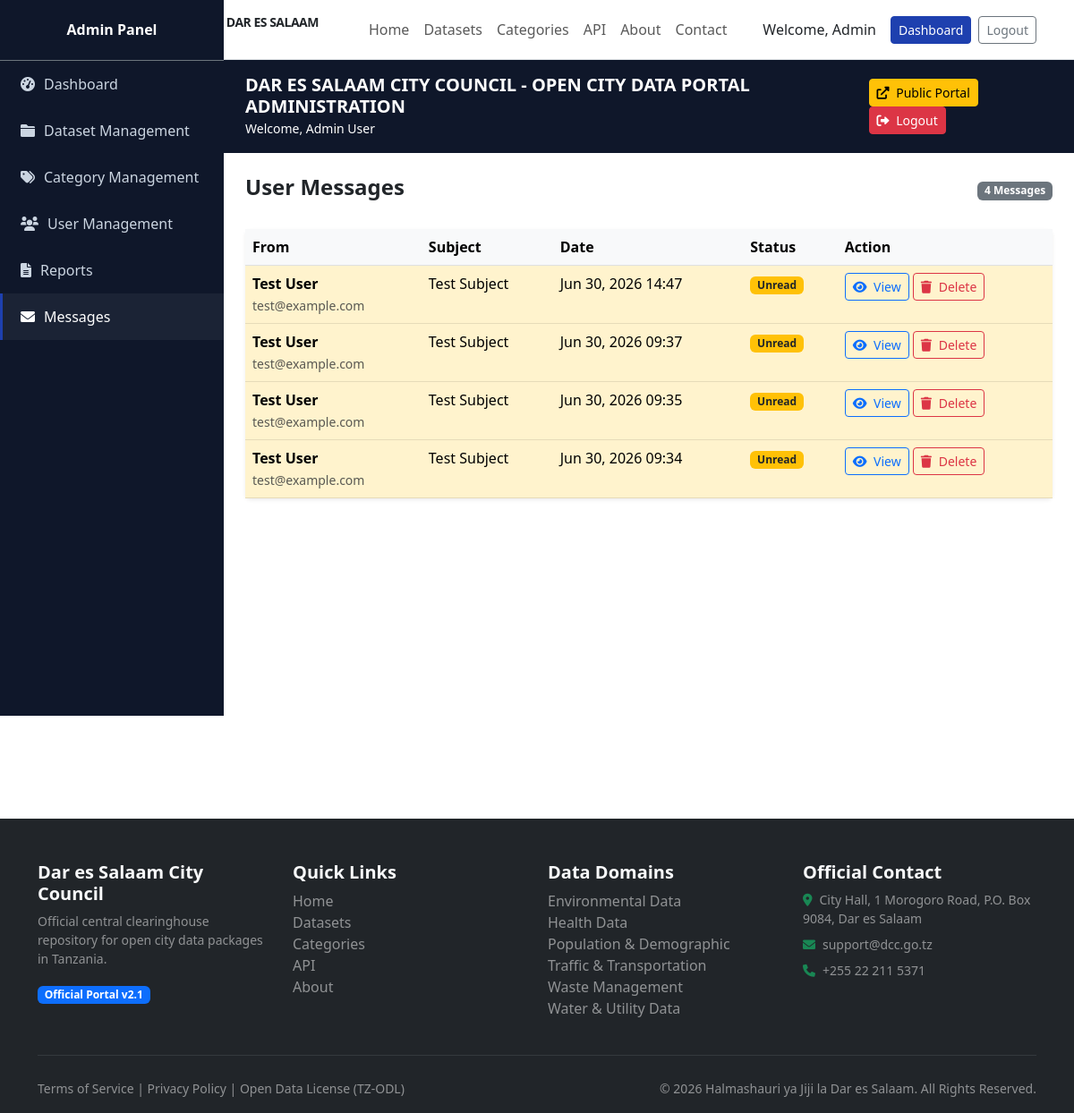
The app's page /admin-portal/messages/ (signed in) with its own data.
### core/models.py (models this page shows, shortened)
class ContactMessage(models.Model):
    full_name = models.CharField(max_length=200)
    email = models.EmailField()
    subject = models.CharField(max_length=300)
    message = models.TextField()
    is_read = models.BooleanField(default=False)
    created_at = models.DateTimeField(auto_now_add=True)
    class Meta:
        ordering = ['-created_at']

### datasets/models.py (models this page shows, shortened)
class Category(models.Model):
    ICON_CHOICES = [
        ('traffic', 'Traffic Light'),
        ('population', 'People'),
        ('waste', 'Waste Management'),
        ('health', 'Health Facility'),
        ('water', 'Water & Electricity'),
        ('environment', 'Environmental'),
    ]
    name = models.CharField(max_length=100)
    slug = models.SlugField(unique=True)
    description = models.TextField(blank=True)
    icon = models.CharField(max_length=50, choices=ICON_CHOICES, default='traffic')
    dataset_count = models.IntegerField(default=0)
    created_at = models.DateTimeField(auto_now_add=True)
    updated_at = models.DateTimeField(auto_now=True)
    class Meta:
        verbose_name_plural = 'Categories'
        ordering = ['name']

### admin_portal/views.py (the view)
# urls.py: path('messages/', admin_views.admin_messages, name='admin_messages'),
@login_required
@user_passes_test(is_admin)
def admin_messages(request):
    messages_list = ContactMessage.objects.all()
    return render(request, 'admin_portal/messages.html', {
        'messages_list': messages_list,
        'categories': Category.objects.all(),
    })

### admin_portal/views.py (called while the page is built)
def is_admin(user):
    return user.is_authenticated and hasattr(user, 'profile') and user.profile.role == 'admin'

### templates/admin_portal/messages.html
{% extends 'admin_portal/base_admin.html' %}
{% block admin_content %}
<div class="d-flex justify-content-between align-items-center mb-4">
    <h4 class="fw-bold">User Messages</h4>
    <span class="badge bg-secondary">{{ messages_list|length }} Messages</span>
</div>
<div class="card border-0 shadow-sm">
    <div class="card-body p-0">
        <table class="table table-hover mb-0">
            <thead class="table-light">
                <tr>
                    <th>From</th>
                    <th>Subject</th>
                    <th>Date</th>
                    <th>Status</th>
                    <th>Action</th>
                </tr>
            </thead>
            <tbody>
                {% for msg in messages_list %}
                <tr class="{% if not msg.is_read %}table-warning{% endif %}">
                    <td>
                        <strong>{{ msg.full_name }}</strong><br>
                        <small class="text-muted">{{ msg.email }}</small>
                    </td>
                    <td>{{ msg.subject }}</td>
                    <td>{{ msg.created_at|date:"M d, Y H:i" }}</td>
                    <td>
                        {% if msg.is_read %}
                            <span class="badge bg-success">Read</span>
                        {% else %}
                            <span class="badge bg-warning text-dark">Unread</span>
                        {% endif %}
                    </td>
                    <td>
                        <a href="{% url 'admin_portal:admin_message_read' msg.pk %}" class="btn btn-sm btn-outline-primary">
                            <i class="fas fa-eye me-1"></i> View
                        </a>
                        <a href="{% url 'admin_portal:admin_message_delete' msg.pk %}" class="btn btn-sm btn-outline-danger" onclick="return confirm('Are you sure you want to delete this message?')">
                            <i class="fas fa-trash me-1"></i> Delete
                        </a>
                    </td>
                </tr>
                {% empty %}
                <tr><td colspan="5" class="text-center text-muted py-4">No messages received yet.</td></tr>
                {% endfor %}
            </tbody>
        </table>
    </div>
</div>
{% endblock %}

### templates/base.html (shortened to what this page needs)
<!DOCTYPE html>
<html lang="en">
<head>
    <link href="https://cdn.jsdelivr.net/npm/bootstrap@5.3.0/dist/css/bootstrap.min.css" rel="stylesheet">
    <link href="https://cdnjs.cloudflare.com/ajax/libs/font-awesome/6.0.0/css/all.min.css" rel="stylesheet">
</head>
<body>
    <nav class="navbar navbar-expand-lg navbar-light bg-white border-bottom">
        <div class="container">
            <a class="navbar-brand d-flex align-items-center gap-2" href="/">
                <div class="rounded-circle bg-primary-custom text-white d-flex align-items-center justify-content-center fw-bold" style="width:40px;height:40px;">DSM</div>
                <div>
                    <div class="fw-bold text-dark" style="font-size:14px;">HALMASHAURI YA JIJI LA DAR ES SALAAM</div>
                    <div class="text-muted" style="font-size:12px;">Open City Data Portal</div>
                </div>
            </a>
            <div class="collapse navbar-collapse" id="nav">
                <ul class="navbar-nav mx-auto">
                    <li class="nav-item"><a class="nav-link" href="/">Home</a></li>
                    <li class="nav-item"><a class="nav-link" href="/datasets/">Datasets</a></li>
                    <li class="nav-item"><a class="nav-link" href="/categories/">Categories</a></li>
                    <li class="nav-item"><a class="nav-link" href="/api/v1/">API</a></li>
                    <li class="nav-item"><a class="nav-link" href="/about/">About</a></li>
                    <li class="nav-item"><a class="nav-link" href="/contact/">Contact</a></li>
                </ul>
                <div class="d-flex gap-2 align-items-center">
                    {% if user.is_authenticated %}
                        <span class="me-2">Welcome, {{ user.first_name }}</span>
                        {% if user.profile.role == 'admin' %}
                            <a href="/admin-portal/" class="btn btn-sm btn-primary">Dashboard</a>
                        {% else %}
                            <a href="/datasets/" class="btn btn-sm btn-outline-primary">Browse</a>
                        {% endif %}
                        <a href="/accounts/logout/" class="btn btn-sm btn-outline-secondary">Logout</a>
                    {% else %}
                        <a href="/accounts/signup/" class="btn btn-sm btn-outline-primary">Sign Up</a>
                        <a href="/accounts/login/" class="btn btn-sm btn-primary">Login</a>
                    {% endif %}
                </div>
            </div>
        </div>
    </nav>
    {% block content %}{% endblock %}
    <footer class="bg-dark text-light pt-5 pb-3 mt-5">
        <div class="container">
            <div class="row g-4">
                <div class="col-md-3">
                    <h5 class="fw-bold">Dar es Salaam City Council</h5>
                    <p class="small text-white-50">Official central clearinghouse repository for open city data packages in Tanzania.</p>
                    <span class="badge bg-primary">Official Portal v2.1</span>
                </div>
                <div class="col-md-3">
                    <h5 class="fw-bold">Quick Links</h5>
                    <ul class="list-unstyled">
                        <li><a href="/" class="text-white-50 text-decoration-none">Home</a></li>
                        <li><a href="/datasets/" class="text-white-50 text-decoration-none">Datasets</a></li>
                        <li><a href="/categories/" class="text-white-50 text-decoration-none">Categories</a></li>
                        <li><a href="/api/v1/" class="text-white-50 text-decoration-none">API</a></li>
                        <li><a href="/about/" class="text-white-50 text-decoration-none">About</a></li>
                    </ul>
                </div>
                <div class="col-md-3">
                    <h5 class="fw-bold">Data Domains</h5>
                    <ul class="list-unstyled">
                        {% for cat in categories %}
                        <li><a href="/categories/{{ cat.slug }}/" class="text-white-50 text-decoration-none">{{ cat.name }}</a></li>
                        {% endfor %}
                    </ul>
                </div>
                <div class="col-md-3">
                    <h5 class="fw-bold">Official Contact</h5>
                    <ul class="list-unstyled">
                        <li class="small text-white-50"><i class="fas fa-map-marker-alt text-success me-2"></i>City Hall, 1 Morogoro Road, P.O. Box 9084, Dar es Salaam</li>
                        <li class="small text-white-50 mt-2"><i class="fas fa-envelope text-success me-2"></i>support@dcc.go.tz</li>
                        <li class="small text-white-50 mt-2"><i class="fas fa-phone text-success me-2"></i>+255 22 211 5371</li>
                    </ul>
                </div>
            </div>
            <hr class="border-secondary my-4">
            <div class="row">
                <div class="col-md-6">
                    <small class="text-white-50">Terms of Service | Privacy Policy | Open Data License (TZ-ODL)</small>
                </div>
                <div class="col-md-6 text-md-end">
                    <small class="text-white-50">&copy; 2026 Halmashauri ya Jiji la Dar es Salaam. All Rights Reserved.</small>
                </div>
            </div>
        </div>
    </footer>
</body>
</html>

### templates/base.html (style rules this page uses)
:root { --primary-blue: #1e40af; --dark-blue: #0f172a; --light-bg: #f8fafc; }
body { font-family: 'Segoe UI', Tahoma, Geneva, Verdana, sans-serif; }
.navbar-brand { font-weight: 700; letter-spacing: -0.5px; }
.btn-primary { background-color: var(--primary-blue); border-color: var(--primary-blue); }
.bg-primary-custom { background-color: var(--primary-blue); }

### records on screen
ContactMessage: full_name "Test User", email "test@example.com", subject "Test Subject", created_at "Jun 30, 2026 14:47", is_read "Unread"
ContactMessage: full_name "Test User", email "test@example.com", subject "Test Subject", created_at "Jun 30, 2026 09:37", is_read "Unread"
ContactMessage: full_name "Test User", email "test@example.com", subject "Test Subject", created_at "Jun 30, 2026 09:35", is_read "Unread"
ContactMessage: full_name "Test User", email "test@example.com", subject "Test Subject", created_at "Jun 30, 2026 09:34", is_read "Unread"
Category: name "Environmental Data"
Category: name "Health Data"
Category: name "Population & Demographic"
Category: name "Traffic & Transportation"
Category: name "Waste Management"
Category: name "Water & Utility Data"

### other values on screen
{{ user.first_name }} "Admin"
{{ messages_list|length }} "4"
